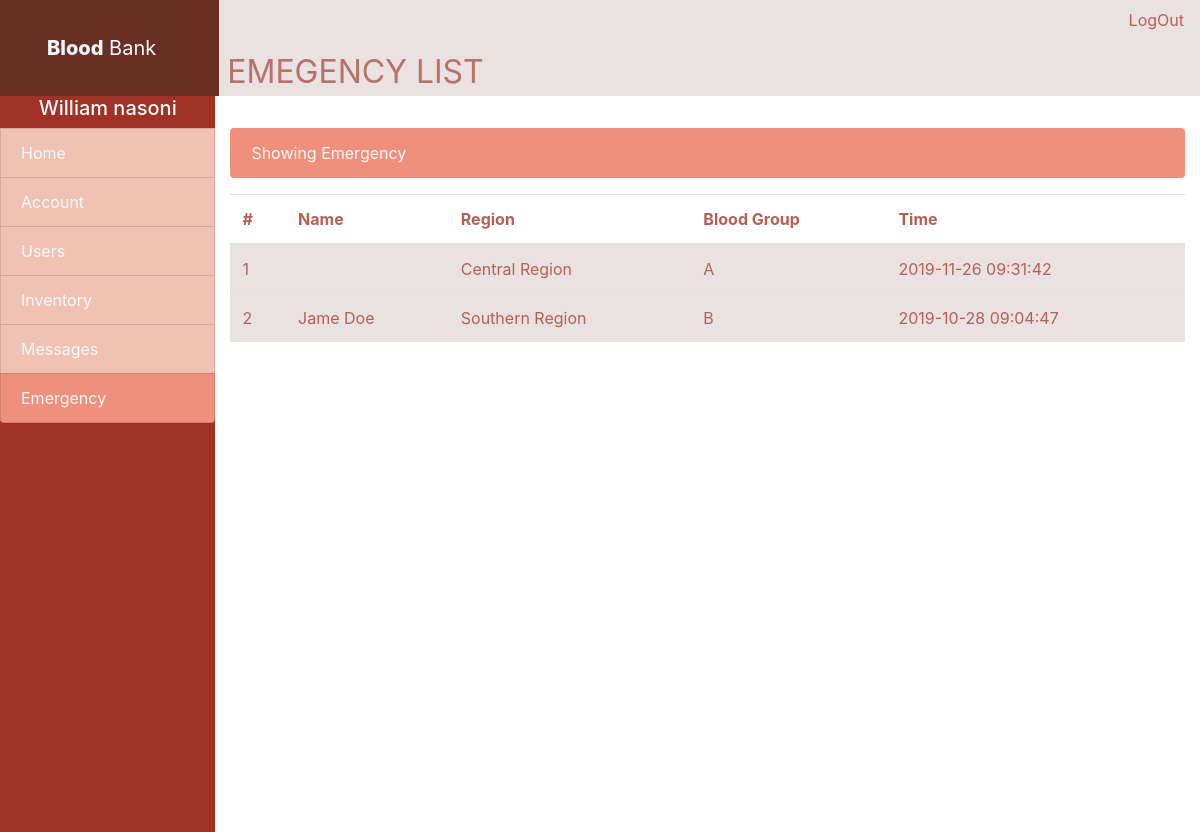
Page /views/?page=admin_emergency (signed in) on the earlier database version.
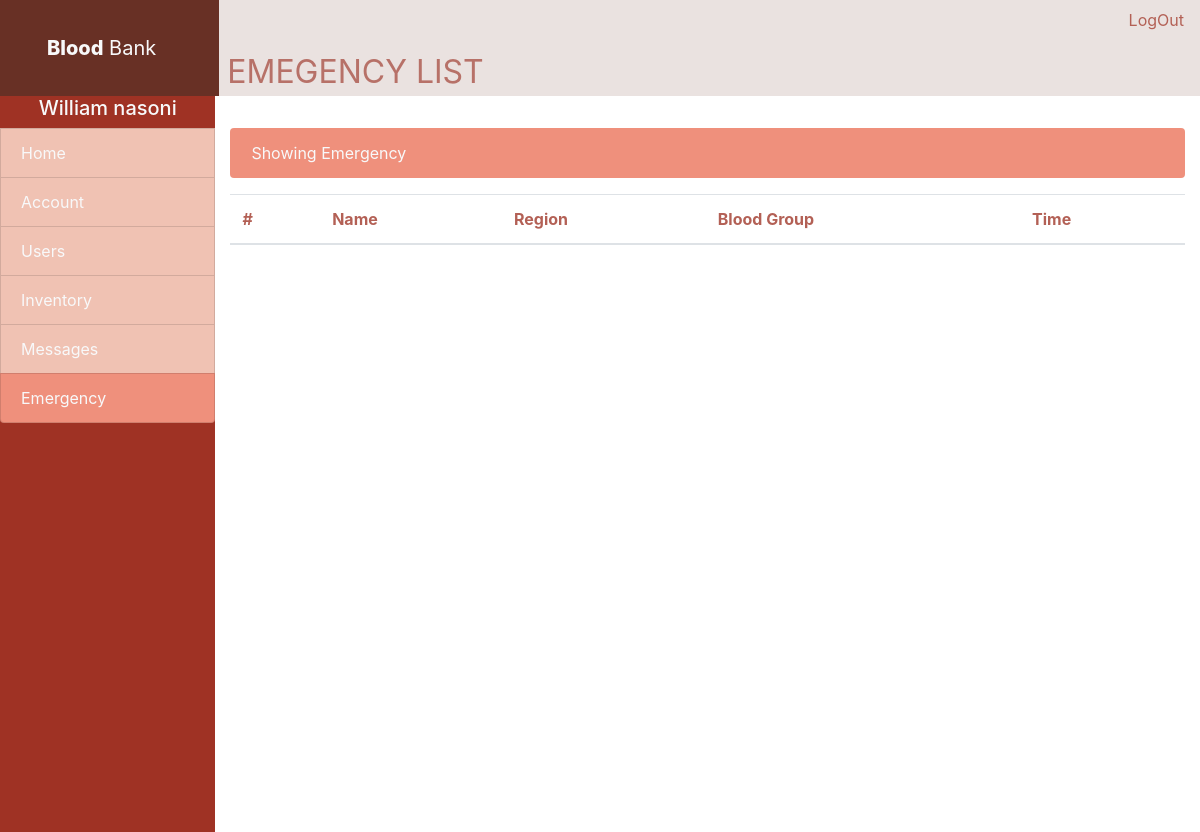
Same page on the later database version.
### tables this page shows
CREATE TABLE `emergency` (
  `id` int(11) NOT NULL,
  `user_id` int(11) NOT NULL,
  `region_id` int(1) NOT NULL,
  `blood_group_id` int(1) NOT NULL,
  `time` timestamp NOT NULL DEFAULT CURRENT_TIMESTAMP
);

### model/db.php (called while the page is built, shortened)
<?php
class model
{
    public function __construct(){
        $host = 'localhost';
        $user = 'root';
        $pass = '';
        $db_name = 'bloodbank';
    }
}

### model/emergency.php (called while the page is built)
<?php
class emergency extends model
{
    public function fetchEmergency($parameter){
        if ($parameter=="all"){
            $sql = "select * from  `emergency` ORDER By `time` DESC ";
        }elseif ($parameter=="last"){
            $sql = "SELECT * FROM  `emergency` where DATE_FORMAT(`time`, '%Y-%m') = date_format(DATE_SUB(curdate(), INTERVAL 1 month),'%Y-%m') ";
        }else{
            $sql ="SELECT * FROM `emergency` WHERE MONTH(`time`) = MONTH(CURDATE())  AND YEAR(`time`) = YEAR(CURDATE())";
        }
        if ($query = self::$mysqli->query($sql)){
            $result_data = array();
            while ($row = $query->fetch_array()){
                $query1 = "select * from `profiles` WHERE `user_id`='{$row['user_id']}'";
                $fetchData = self::$mysqli->query($query1);
                $data = $fetchData->fetch_assoc();
                $name = $data['first_name']." ".$data['last_name'];
                $result_data[] = array(
                    'id' => $row["id"],
                    'name' => $name,
                    'blood' => $row["blood_group_id"],
                    'region' => $row["region_id"],
                    'time' => $row["time"],
                );
            }
            return json_encode($result_data);
        }else{
            echo "failed to fetch data";
        }
    }
}

### views/pages/admin/emergency.php (the view, shortened to what this page needs)
<?php
$emergency = new emergency();
$data = json_decode($emergency->fetchEmergency("all"),true);
?>
<div class="pt-3">
    <p class="alert text-light nav-side-select">Showing Emergency</p>
    <table class="table">
        <thead>
        <tr>
            <th class='cus-color'>#</th>
            <th class='cus-color'>Name</th>
            <th class='cus-color'>Region</th>
            <th class='cus-color'>Blood Group</th>
            <th class='cus-color'>Time</th>
        </tr>
        </thead>
        <tbody class="white-grey">
        <?php
        $i= 1;
        foreach ($data as $user) {
            echo "<tr>";
            echo "<td class='cus-color'>$i</td>";
            echo "<td class='cus-color'>{$user['name']}</td>";
            switch ($user['region']){
                case "2":
                    echo "<td class='cus-color'>Central Region</td>";
                    break;
                case "3":
                    echo "<td class='cus-color'>Southern Region</td>";
                    break;
            }
            switch ($user['blood']){
                case "1":
                    echo "<td class='cus-color'>A</td>";
                    break;
                case "2":
                    echo "<td class='cus-color'>B</td>";
                    break;
            }
            echo "<td class='cus-color'>{$user['time']}</td>";
            echo "</tr>";
            $i ++;
        }
        ?>
        </tbody>
    </table>
</div>

Differences in the rows shown:
removed emergency: shows "Central Region", shows "A", time "2019-11-26 09:31:42"
removed emergency: name "Jame Doe", shows "Southern Region", shows "B", time "2019-10-28 09:04:47"
